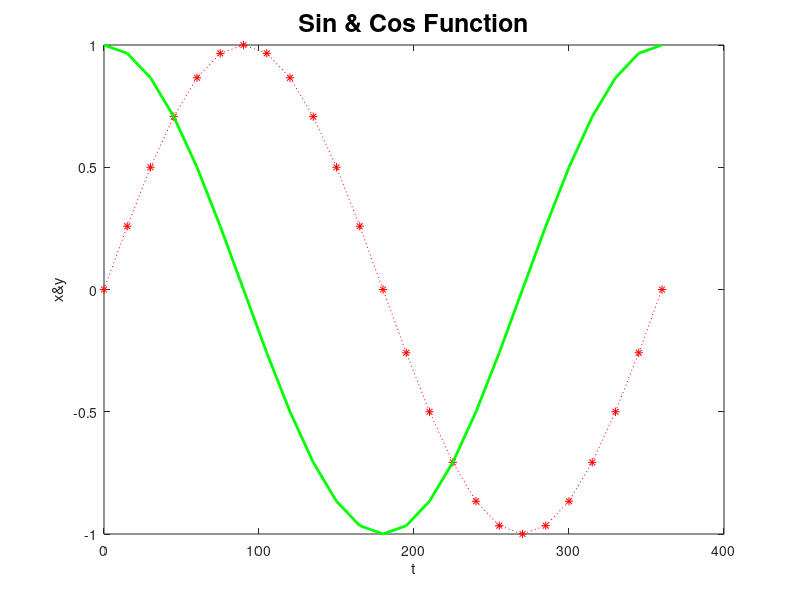

Reproduce this figure in MATLAB.
clc;
clear all;
close all;
t = 0:15:360;
s = sind(t);
c= cosd(t);
grid on; %This will show grid lines like graph paper
plot(t, s, 'r:*', t, c, 'g', 'LineWidth', 2); %ploting sin and cos without hold on
title('Sin & Cos Function', 'FontSize', 18);
xlabel('t');
ylabel('x&y');
